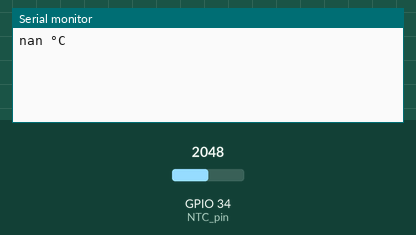
This program was run on a simulated ESP32. Parts: the last lines printed to the serial monitor. Inputs (shaded band) come from the test bench; at power-on: GPIO 34 (NTC_pin) = 2048.

Above: at 1.2 s.
1.3 s: GPIO 34 (NTC_pin) set to 1055
At 2.6 s:
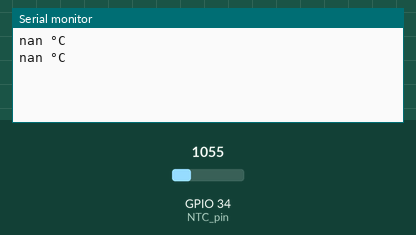
2.8 s: GPIO 34 (NTC_pin) set to 962
At 4.5 s:
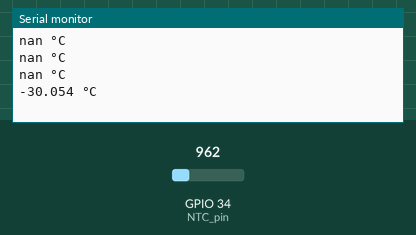

The program:

main.cpp
```cpp
#include<Arduino.h>
#define NTC_pin  34      // Pin, to which the voltage divider is connected Temperature sensor..
#define vd_power_pin 2        // 5V for the voltage divider

int TempThreshold;
float readTemperature();

void setup(void) {
  pinMode(vd_power_pin,OUTPUT);
  Serial.begin(115200);  // initialize serial communication at a baud rate of 9600
}

void loop(void) {
if (Serial.available() > 0) {
  String input = Serial.readStringUntil('\n');  // Read the incoming data as a string
  input.trim();
  TempThreshold = input.toInt();  // Read the incoming integer value

      Serial.println(TempThreshold);
  }
float Temp = readTemperature();


}


float readTemperature(){
  float voltageDividerR1 = 9590;
  float BValue = 3576;
  float R1 = 10000;
  float T1 = 298.15;//25degree 273.15+25
  float R2 ;
  float T2 ;
  float a ;
  float b ;
  float c ;
  float d ;
  float e = 2.718281828 ;
  uint8_t i;
  float average = 0;
  float samples = 0;
  int samplingrate = 100; // Number of samples
  int decimalPrecision = 3;
  digitalWrite(vd_power_pin,HIGH);
  for (i=0; i< samplingrate; i++) {
   samples += analogRead(NTC_pin);
   delay(10);
  }
  digitalWrite(vd_power_pin,LOW);
  average = samples/ samplingrate;

  R2 = (voltageDividerR1*average)/(1023-average);

  a = 1/T1;
  b = log10(R1/R2);
  c = b / log10(e);
  d = c / BValue ;
  T2 = 1 / (a- d);
  float Temp = T2 - 273.15;
  Serial.print(Temp,decimalPrecision);
  Serial.println(" °C");
  return Temp;
}
```

Measured:
- the behaviour switches between 1024 and 1023 on GPIO 34 (NTC_pin) (found by bisection; images 1 and 2)
- after the input at 2.8 s, the serial monitor: prints a new line after 1.2 s (image 2)
